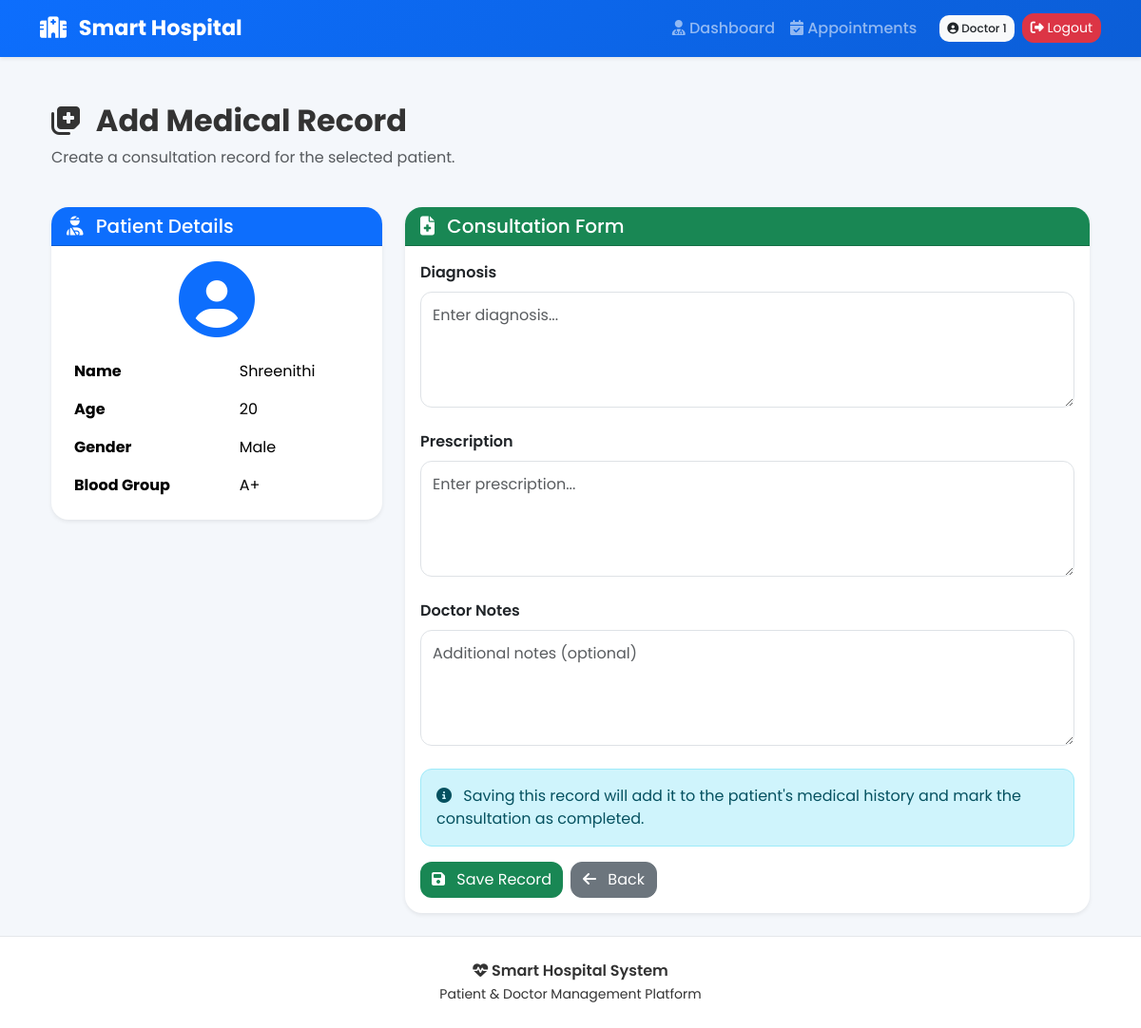
The app's page /add_record/1 (signed in) with its own data.
### models.py (models this page shows, shortened)
class User(UserMixin, db.Model):
    __tablename__ = "users"
    id = db.Column(db.Integer, primary_key=True)
    name = db.Column(
        db.String(100),
        nullable=False
    )
    email = db.Column(
        db.String(120),
        unique=True,
        nullable=False
    )
    password = db.Column(
        db.String(255),
        nullable=False
    )
    role = db.Column(
        db.String(20),
        nullable=False
    )  # patient / doctor
    created_at = db.Column(
        db.DateTime,
        default=datetime.utcnow
    )
    patient = db.relationship(
        "Patient",
        backref="user",
        uselist=False,
        cascade="all, delete"
    )
    doctor = db.relationship(
        "Doctor",
        backref="user",
        uselist=False,
        cascade="all, delete"
    )

class Patient(db.Model):
    __tablename__ = "patients"
    id = db.Column(
        db.Integer,
        primary_key=True
    )
    user_id = db.Column(
        db.Integer,
        db.ForeignKey("users.id"),
        nullable=False
    )
    age = db.Column(
        db.Integer,
        nullable=False
    )
    gender = db.Column(
        db.String(20),
        nullable=False
    )
    blood_group = db.Column(
        db.String(10),
        nullable=False
    )
    appointments = db.relationship(
        "Appointment",
        backref="patient",
        lazy=True,
        cascade="all, delete-orphan"
    )
    medical_records = db.relationship(
        "MedicalRecord",
        backref="patient",
        lazy=True,
        cascade="all, delete-orphan"
    )

### app.py (the view, shortened to what this page needs)
@app.route(
    "/add_record/<int:patient_id>",
    methods=["GET", "POST"]
)
@login_required
def add_record(patient_id):
    if current_user.role != "doctor":
        return redirect(url_for("login"))
    doctor = Doctor.query.filter_by(
        user_id=current_user.id
    ).first()
    patient = Patient.query.get_or_404(
        patient_id
    )
    previous_records = MedicalRecord.query.filter_by(
        patient_id=patient.id
    ).order_by(
        MedicalRecord.visit_date.desc()
    ).all()
    return render_template(
        "add_record.html",
        patient=patient,
        previous_records=previous_records
    )

### app.py (called while the page is built)
@login_manager.user_loader
def load_user(user_id):
    return User.query.get(int(user_id))

### templates/add_record.html (shortened to what this page needs)
{% extends "base.html" %}
{% block content %}
<div class="container">
    <div class="row mb-4">
        <div class="col-12">
            <h2 class="fw-bold">
                <i class="fas fa-notes-medical me-2"></i>
                Add Medical Record
            </h2>
            <p class="text-muted">
                Create a consultation record for the selected patient.
            </p>
        </div>
    </div>
    <div class="row">
        <div class="col-lg-4 mb-4">
            <div class="card border-0 shadow-sm">
                <div class="card-header bg-primary text-white">
                    <h5 class="mb-0">
                        <i class="fas fa-user-injured me-2"></i>
                        Patient Details
                    </h5>
                </div>
                <div class="card-body">
                    <div class="text-center mb-3">
                        <i class="fas fa-user-circle fa-5x text-primary"></i>
                    </div>
                    <table class="table table-borderless">
                        <tr>
                            <th>Name</th>
                            <td>{{ patient.user.name }}</td>
                        </tr>
                        <tr>
                            <th>Age</th>
                            <td>{{ patient.age }}</td>
                        </tr>
                        <tr>
                            <th>Gender</th>
                            <td>{{ patient.gender }}</td>
                        </tr>
                        <tr>
                            <th>Blood Group</th>
                            <td>{{ patient.blood_group }}</td>
                        </tr>
                    </table>
                </div>
            </div>
        </div>
        <div class="col-lg-8">
            <div class="card border-0 shadow-sm">
                <div class="card-header bg-success text-white">
                    <h5 class="mb-0">
                        <i class="fas fa-file-medical me-2"></i>
                        Consultation Form
                    </h5>
                </div>
                <div class="card-body">
                    <form method="POST">
                        <div class="mb-4">
                            <label class="form-label fw-semibold">
                                Diagnosis
                            </label>
                            <textarea name="diagnosis"
                                      class="form-control"
                                      rows="4"
                                      placeholder="Enter diagnosis..."
                                      required></textarea>
                        </div>
                        <div class="mb-4">
                            <label class="form-label fw-semibold">
                                Prescription
                            </label>
                            <textarea name="prescription"
                                      class="form-control"
                                      rows="4"
                                      placeholder="Enter prescription..."
                                      required></textarea>
                        </div>
                        <div class="mb-4">
                            <label class="form-label fw-semibold">
                                Doctor Notes
                            </label>
                            <textarea name="notes"
                                      class="form-control"
                                      rows="4"
                                      placeholder="Additional notes (optional)"></textarea>
                        </div>
                        <div class="alert alert-info">
                            <i class="fas fa-circle-info me-2"></i>
                            Saving this record will add it to the patient's
                            medical history and mark the consultation as completed.
                        </div>
                        <div class="d-flex gap-2">
                            <button type="submit"
                                    class="btn btn-success">
                                <i class="fas fa-save me-2"></i>
                                Save Record
                            </button>
                            <a href="{{ url_for('doctor_dashboard') }}"
                               class="btn btn-secondary">
                                <i class="fas fa-arrow-left me-2"></i>
                                Back
                            </a>
                        </div>
                    </form>
                </div>
            </div>
        </div>
    </div>
</div>
{% endblock %}

### templates/base.html (shortened to what this page needs)
<!DOCTYPE html>
<html lang="en">
<head>
    <link href="https://cdn.jsdelivr.net/npm/bootstrap@5.3.3/dist/css/bootstrap.min.css" rel="stylesheet">
    <link rel="stylesheet"
          href="https://cdnjs.cloudflare.com/ajax/libs/font-awesome/6.5.2/css/all.min.css">
    <link rel="stylesheet"
          href="{{ url_for('static', filename='css/style.css') }}">
</head>
<body>
    <nav class="navbar navbar-expand-lg navbar-dark shadow-sm">
        <div class="container">
            <a class="navbar-brand fw-bold" href="/">
                <i class="fas fa-hospital-alt me-2"></i>
                Smart Hospital
            </a>
            <div class="collapse navbar-collapse"
                 id="navbarContent">
                <ul class="navbar-nav ms-auto align-items-lg-center">
                    {% if current_user.is_authenticated %}
                        {% if current_user.role == 'patient' %}
                            <li class="nav-item">
                                <a class="nav-link"
                                   href="{{ url_for('patient_dashboard') }}">
                                    <i class="fas fa-home"></i>
                                    Dashboard
                                </a>
                            </li>
                            <li class="nav-item">
                                <a class="nav-link"
                                   href="{{ url_for('book_appointment') }}">
                                    <i class="fas fa-calendar-plus"></i>
                                    Book Appointment
                                </a>
                            </li>
                            <li class="nav-item">
                                <a class="nav-link"
                                   href="{{ url_for('medical_history') }}">
                                    <i class="fas fa-file-medical"></i>
                                    Medical History
                                </a>
                            </li>
                        {% elif current_user.role == 'doctor' %}
                            <li class="nav-item">
                                <a class="nav-link"
                                   href="{{ url_for('doctor_dashboard') }}">
                                    <i class="fas fa-user-doctor"></i>
                                    Dashboard
                                </a>
                            </li>
                            <li class="nav-item">
                                <a class="nav-link"
                                   href="{{ url_for('appointments') }}">
                                    <i class="fas fa-calendar-check"></i>
                                    Appointments
                                </a>
                            </li>
                        {% endif %}
                        <li class="nav-item ms-lg-3">
                            <span class="badge bg-light text-dark p-2">
                                <i class="fas fa-user-circle"></i>
                                {{ current_user.name }}
                            </span>
                        </li>
                        <li class="nav-item ms-lg-2">
                            <a class="btn btn-danger btn-sm"
                               href="{{ url_for('logout') }}">
                                <i class="fas fa-sign-out-alt"></i>
                                Logout
                            </a>
                        </li>
                    {% endif %}
                </ul>
            </div>
        </div>
    </nav>
    <main class="container py-4">
        {% block content %}
        {% endblock %}
    </main>
    <footer class="footer mt-auto py-4">
        <div class="container text-center">
            <p class="mb-0">
                <i class="fas fa-heartbeat"></i>
                Smart Hospital System
            </p>
            <small>
                Patient & Doctor Management Platform
            </small>
        </div>
    </footer>
</body>
</html>

### static/css/style.css (style rules this page uses)
* { margin: 0; padding: 0; box-sizing: border-box; }
body { font-family: 'Poppins', sans-serif; background: #f4f7fb; color: #333; min-height: 100vh; display: flex; flex-direction: column; }
.navbar { background: linear-gradient( 135deg, #0d6efd, #0b5ed7 ) !important; }
.navbar-brand { font-size: 1.4rem; font-weight: 700; }
.nav-link { font-weight: 500; transition: 0.3s ease; }
main { flex: 1; }
.card { border-radius: 18px; overflow: hidden; transition: all 0.3s ease; }
.shadow-sm, .shadow-lg { transition: 0.3s ease; }
.form-control, .form-select { border-radius: 12px; padding: 12px; }
.btn { border-radius: 12px; transition: all 0.3s ease; }
.btn-success { border: none; }
.table { margin-bottom: 0; }
.badge { padding: 8px 12px; border-radius: 10px; font-weight: 500; }
.alert { border-radius: 12px; }
.footer { background: white; border-top: 1px solid #e5e7eb; margin-top: 40px; }
.footer p { font-weight: 600; }
textarea { resize: vertical; }
.card, .alert, .table, .btn { animation: fadeIn 0.4s ease; }

### records on screen
User: name "Doctor 1"
User: user.name "Shreenithi"
Patient: age "20", gender "Male", blood_group "A+"
